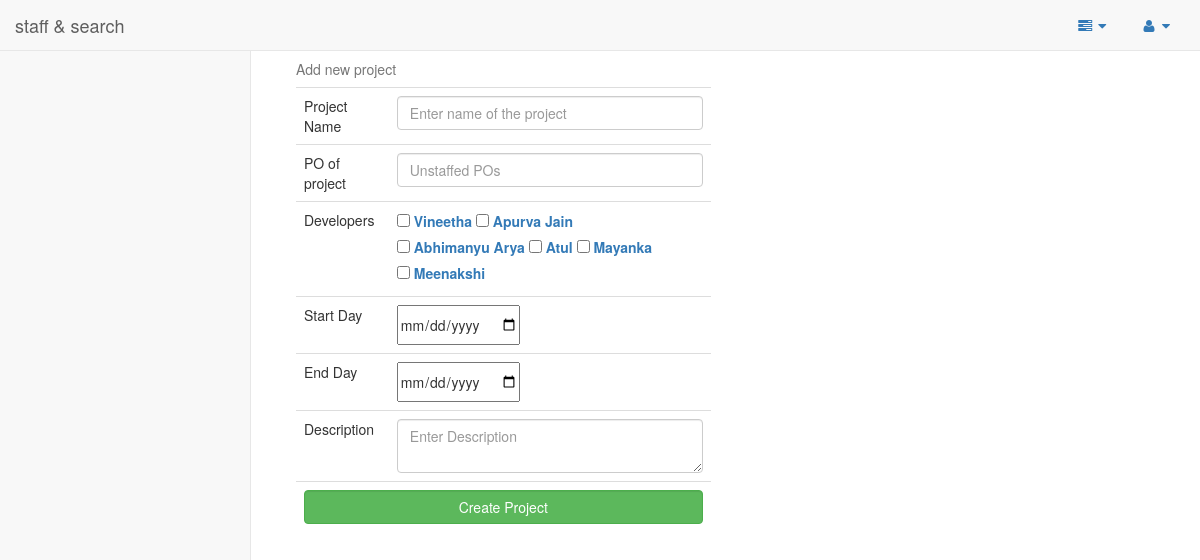
/admin/new_project.php, run on the app's committed database.
### tables this page shows
CREATE TABLE IF NOT EXISTS `developer_project_map` (
`id` int(11) NOT NULL,
  `dev_id` int(11) NOT NULL,
  `project_id` int(11) NOT NULL,
  `tech` text NOT NULL
);

CREATE TABLE IF NOT EXISTS `developers` (
`dev_id` int(11) NOT NULL,
  `name` varchar(20) NOT NULL,
  `github_profile` text NOT NULL,
  `tech` text NOT NULL
);

### admin/new_project.php (the view, shortened to what this page needs)
<?php
include("header.php");
?>
<body>
  <div id="wrapper">
    <?php
    include 'side_and_menu.php';
    ?>
    <?php
    function valid_project($pr_id)
    {
      $res = mysql_query("select * from projects where project_id = '$pr_id' and end_day < curdate()");
      if ($res)
      {
        $response = mysql_fetch_array($res);
        if(count($response) > 1)
          return true;
      }
      else
      {
        return false;
      }
    }
    $list_of_devs ="select *
    from developers devs LEFT OUTER JOIN developer_project_map map
    on devs.dev_id = map.dev_id
    order by map.project_id desc
    ";
    $dev_lists = mysql_query($list_of_devs);
    ?>
  <div id="page-wrapper">
    <div class="col-md-6">
      <form method="POST" action="new_project_submit.php">
        <table class="table">
          <caption>Add new project</caption>
          <tbody>
            <tr>
              <td>Project Name</td>
              <td><input type="text" placeholder="Enter name of the project" class="form-control" name="project_name" autocomplete="off"></td>
            </tr>
            <tr>
              <td>PO of project</td>
              <td><input type="text" placeholder="Unstaffed POs" list = "pos" class="form-control" name="po_name" autocomplete="off"></td>
            </tr>
            <tr>
              <td>Developers</td>
              <td>
                <?php
                $array = array();
                while ($row = mysql_fetch_array($dev_lists)) {
                  if (!in_array($row["0"], $array))
                {
                  array_push($array, $row["0"]);
                  if(valid_project($row["project_id"]) || is_null($row["project_id"]))
                  {
                    echo "<label><input type='checkbox' name=devs[] value='".$row['0']."'> <a href='show_employee_details.php?id=".$row['0']."'>".$row['1']."</a> </label> ";
                  }
                }
                }
                ?>
              </td>
            </tr>
            <tr>
              <td>Start Day</td>
              <td><input type="date" name="start_day"></td>
            </tr>
            <tr>
              <td>End Day</td>
              <td><input type="date" name="end_day"></td>
            </tr>
            <tr>
            <td>Description</td>
              <td><textarea name="desc" class="form form-control" placeholder="Enter Description"></textarea></td>
            </tr>
            <tr>
              <td colspan="2">
                <input type="submit" name="sub" value="Create Project" class="btn btn-success form-control">
              </td>
            </tr>
          </tbody>
        </table>
      </form>
    </div>
  </div>
</div>
</body>
</html>

### data on the page
developer_project_map: dev.name "Vineetha"
developers: name "Apurva Jain"
developers: name "Abhimanyu Arya"
developers: name "Atul"
developers: name "Mayanka"
developers: name "Meenakshi"
